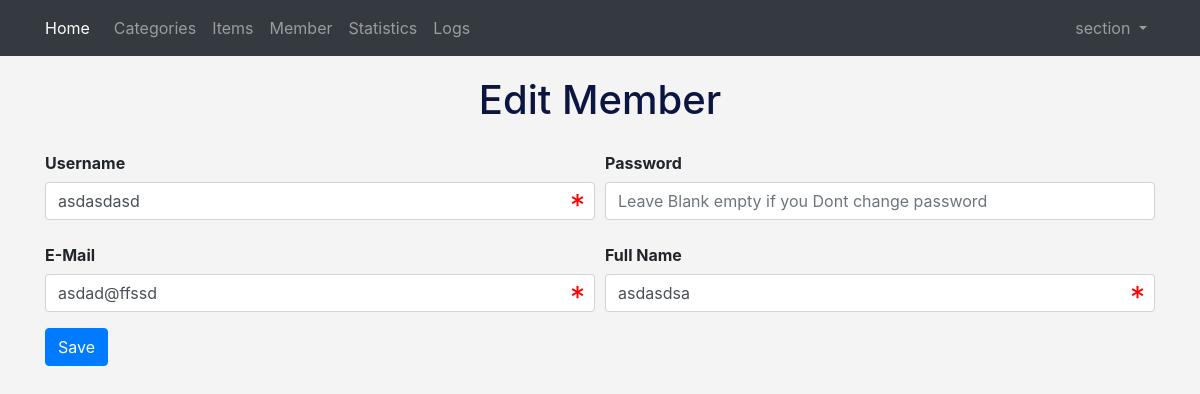
Page /admin/members.php?do=Edit&userid=26 (signed in) on the earlier database version.
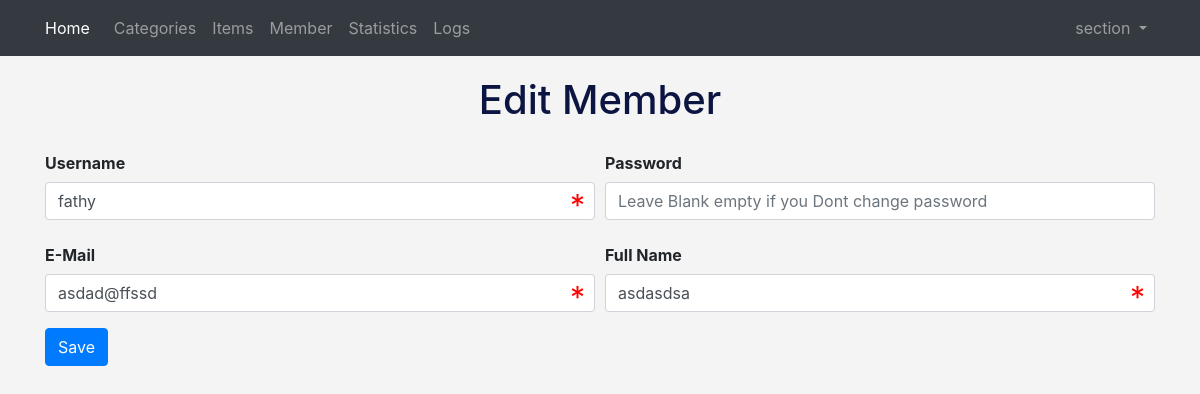
Same page on the later database version.
### tables this page shows
CREATE TABLE `users` (
  `UserID` int(11) NOT NULL,
  `username` varchar(255) NOT NULL,
  `password` varchar(255) NOT NULL,
  `Email` varchar(255) NOT NULL,
  `FullName` varchar(255) NOT NULL,
  `GroupID` int(11) NOT NULL DEFAULT 0,
  `TrustStatus` int(11) NOT NULL DEFAULT 0,
  `RegStatus` int(11) NOT NULL DEFAULT 0,
  `Date` date DEFAULT NULL
);

### admin/members.php (the view, shortened to what this page needs)
<?php
    if (isset($_SESSION['USERNAME'])){
        include 'init.php';
        $test = isset( $_GET['do']) ? $_GET['do'] :'mangment';
        switch($test)
        {
            case 'Edit':
                $UID = (isset($_GET['userid'])&&is_numeric($_GET['userid'])) ? $_GET['userid'] : 0 ;
                $stmt = $conn->prepare('SELECT * FROM USERS WHERE userID = ? LIMIT 1');
                $stmt->execute(array($UID));
                $row = $stmt->fetch();
                if($row > 0){?>
                <h1 class="text-center edit-member">Edit member</h1>
                <div class="container">
                    <form action="<?php echo 'members.php?do=Update'?>" method='POST'>
                        <div class="form-row">
                            <div class="form-group col-md-6">
                                <label class='col-form-label'>username</label>
                                <input type="text" class="form-control" name='username' placeholder="username" value=<?php echo $row['username'];?> autocomplete='off' required>
                            </div>
                            <div class="form-group col-md-6">
                                <label for="inputPassword4" class=" col-form-label">Password</label>
                                <input type="password" name="newpassword" class="form-control" placeholder="Leave Blank empty if you Dont change password" autocomplete='new-password'>
                            </div>
                        </div>
                        <div class="form-row">
                            <div class="form-group col-md-6">
                                <label class='col-form-label'>E-mail</label>
                                <input type="email" class='form-control' name='email' value='<?php echo $row['Email'];?>' placeholder="E-mail" required>
                            </div>
                            <div class="form-group col-md-6">
                                <label class='col-form-label'>Full name</label>
                                <input type="text" class='form-control' name='full-name' value='<?php echo $row['FullName'];?>' placeholder="Full name" required>
                            </div>
                        </div>
                        <button type="submit" class="btn btn-primary ">Save</button>
                    </form>
                </div>
                <?php
                }else{
                   redirect('this is not found','error','back');
                }
                break;
            case 'add':?>
                </div><?php
        }
        include $temp.'footer.php';
    }else{
        header('location: index.php');
        exit();
    }

Differences in the rows shown:
changed users "asdad@ffssd": username "asdasdasd" → "fathy"
